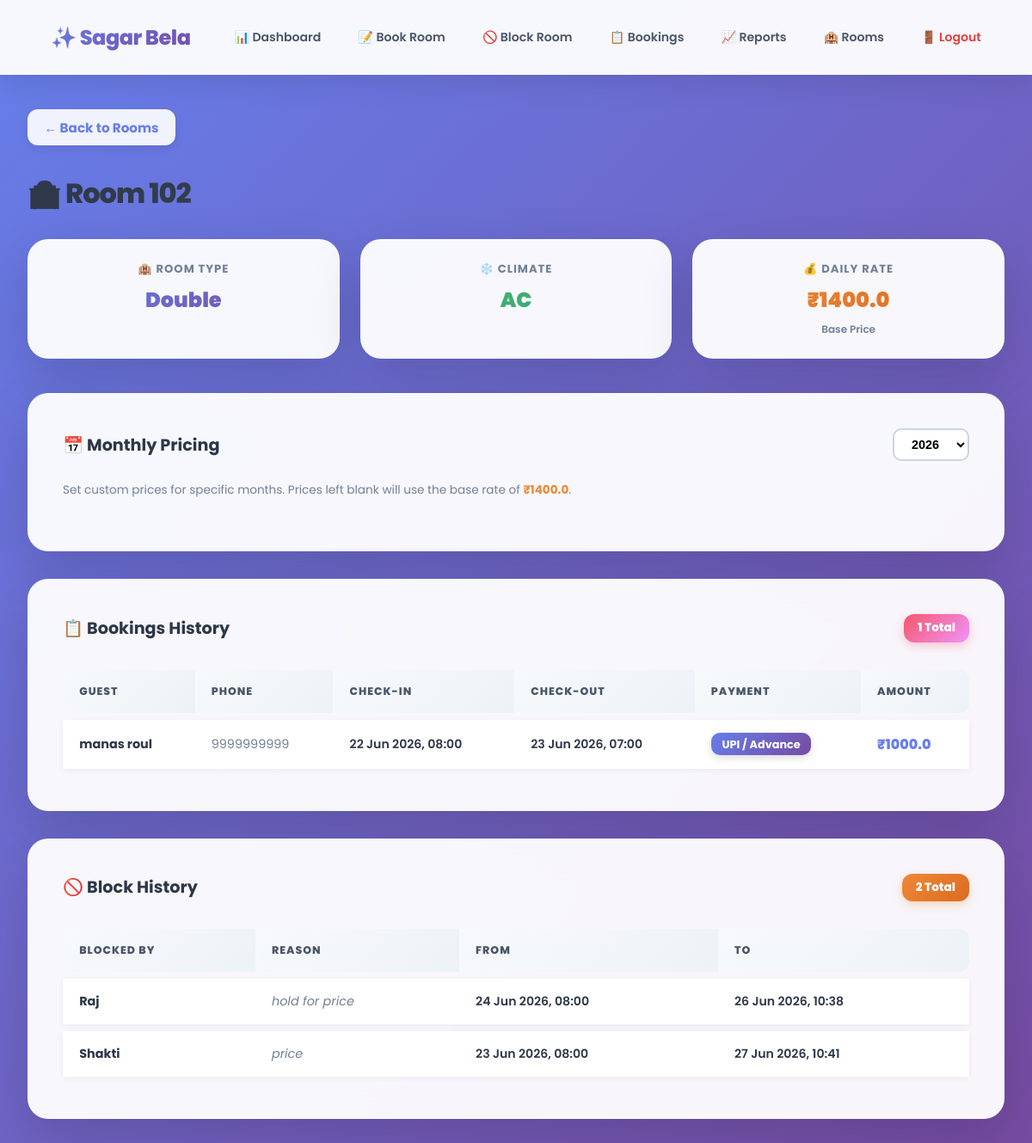
The app's page /room/2 (signed in), older data.
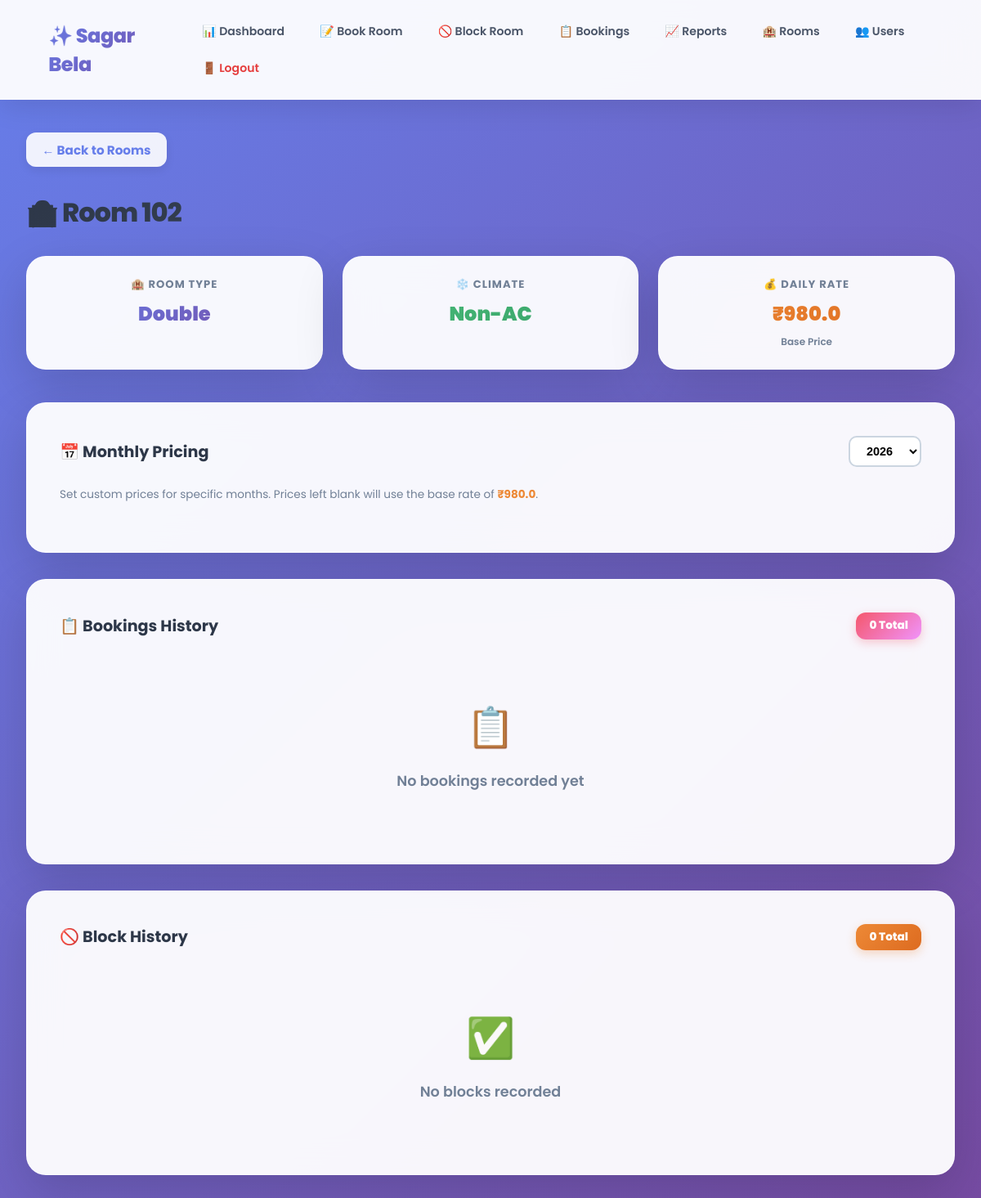
The same page, newer data.
### app.py (models this page shows)
class Room(db.Model):
    id = db.Column(db.Integer, primary_key=True)
    number = db.Column(db.String(10), unique=True, nullable=False)
    room_type = db.Column(db.String(50), nullable=False)
    ac_type = db.Column(db.String(10), nullable=False, default='AC')
    price_per_day = db.Column(db.Float, nullable=False)
    bookings = db.relationship('Booking', backref='room', lazy=True)
    monthly_prices = db.relationship('RoomPrice', backref='room', lazy=True, cascade='all, delete-orphan')

class Booking(db.Model):
    id = db.Column(db.Integer, primary_key=True)
    room_id = db.Column(db.Integer, db.ForeignKey('room.id'), nullable=False, index=True)
    guest_name = db.Column(db.String(100), nullable=False)
    guest_phone = db.Column(db.String(20))
    id_number = db.Column(db.String(50))  # DL or Aadhaar
    payment_mode = db.Column(db.String(20))  # Cash or UPI
    payment_type = db.Column(db.String(20))  # Advance or Full
    total_amount = db.Column(db.Float, default=0)
    amount_received = db.Column(db.Float, default=0)
    booked_by = db.Column(db.String(100))
    receipt_no = db.Column(db.String(50))
    checkin = db.Column(db.DateTime, nullable=False, index=True)
    checkout = db.Column(db.DateTime, nullable=False, index=True)
    created_at = db.Column(db.DateTime, default=datetime.utcnow)

class BlockedRoom(db.Model):
    id = db.Column(db.Integer, primary_key=True)
    room_id = db.Column(db.Integer, db.ForeignKey('room.id'), nullable=False, index=True)
    user_id = db.Column(db.Integer, db.ForeignKey('user.id'), nullable=True, index=True)  # New: link to user
    blocked_by = db.Column(db.String(100), nullable=False)  # Keep for display/legacy
    reason = db.Column(db.String(200))
    start_date = db.Column(db.DateTime, nullable=False, index=True)
    end_date = db.Column(db.DateTime, nullable=False, index=True)
    created_at = db.Column(db.DateTime, default=datetime.utcnow)
    room = db.relationship('Room', backref='blocks')
    user = db.relationship('User', backref='blocked_rooms')

### app.py (the view)
@app.route('/room/<int:room_id>')
@login_required
def room_detail(room_id):
    room = Room.query.get_or_404(room_id)
    bookings = Booking.query.filter_by(room_id=room_id).order_by(Booking.checkin.desc()).all()
    blocks = BlockedRoom.query.filter_by(room_id=room_id).order_by(BlockedRoom.start_date.desc()).all()
    current_year = datetime.now().year
    all_prices = RoomPrice.query.filter(
        RoomPrice.room_id == room_id,
        RoomPrice.year.in_([current_year, current_year + 1])
    ).all()
    prices_map = {(p.year, p.month): p.price_per_day for p in all_prices}
    monthly_prices = {}
    for year in [current_year, current_year + 1]:
        for month in range(1, 13):
            key = f"{year}-{month}"
            monthly_prices[key] = prices_map.get((year, month))
    return render_template('room_detail.html', room=room, bookings=bookings, blocks=blocks,
                         monthly_prices=monthly_prices, current_year=current_year)

### app.py (called while the page is built)
def login_required(f):
    @wraps(f)
    def decorated(*args, **kwargs):
        if 'user_id' not in session:
            return redirect(url_for('login'))
        return f(*args, **kwargs)
    return decorated

### templates/room_detail.html (shortened to what the changed rows need)
{% extends "base.html" %}
{% block extra_style %}
<link rel="stylesheet" href="{{ url_for("static", filename="css/room_detail.css") }}">
{% endblock %}
{% block content %}
<a href="/rooms" style="background:rgba(255,255,255,0.9); backdrop-filter:blur(20px); color:#667eea; text-decoration:none; font-size:0.95rem; margin-bottom:1.5rem; display:inline-flex; align-items:center; gap:0.5rem; padding:0.6rem 1.2rem; border-radius:12px; font-weight:700; box-shadow:0 4px 12px rgba(0,0,0,0.08); transition:all 0.3s;" onmouseover="this.style.background='#667eea'; this.style.color='white'; this.style.transform='translateX(-5px)';" onmouseout="this.style.background='rgba(255,255,255,0.9)'; this.style.color='#667eea'; this.style.transform='translateX(0)';">← Back to Rooms</a>
<h2 style="margin-top:0.5rem;">🏨 Room {{ room.number }}</h2>
<div style="display:grid; grid-template-columns:repeat(auto-fit, minmax(200px, 1fr)); gap:1.5rem; margin-bottom:2.5rem;">
    <div class="card" style="margin:0; text-align:center; padding:1.5rem;">
        <div style="font-size:0.82rem; color:#718096; font-weight:700; text-transform:uppercase; letter-spacing:1px; margin-bottom:0.5rem;">🏨 Room Type</div>
        <div style="font-size:1.5rem; font-weight:900; background:linear-gradient(135deg,#667eea,#764ba2); -webkit-background-clip:text; -webkit-text-fill-color:transparent;">{{ room.room_type }}</div>
    </div>
    <div class="card" style="margin:0; text-align:center; padding:1.5rem;">
        <div style="font-size:0.82rem; color:#718096; font-weight:700; text-transform:uppercase; letter-spacing:1px; margin-bottom:0.5rem;">❄️ Climate</div>
        <div style="font-size:1.5rem; font-weight:900; background:linear-gradient(135deg,#48bb78,#38a169); -webkit-background-clip:text; -webkit-text-fill-color:transparent;">{{ room.ac_type }}</div>
    </div>
    <div class="card" style="margin:0; text-align:center; padding:1.5rem;">
        <div style="font-size:0.82rem; color:#718096; font-weight:700; text-transform:uppercase; letter-spacing:1px; margin-bottom:0.5rem;">💰 Daily Rate</div>
        <div style="font-size:1.5rem; font-weight:900; background:linear-gradient(135deg,#ed8936,#dd6b20); -webkit-background-clip:text; -webkit-text-fill-color:transparent;">₹{{ room.price_per_day }}</div>
        <div style="font-size:0.75rem; color:#718096; margin-top:0.5rem; font-weight:600;">Base Price</div>
    </div>
</div>
<div class="card" style="margin-bottom:2rem;">
    <div style="display:flex; justify-content:space-between; align-items:center; margin-bottom:1.5rem; flex-wrap:wrap; gap:1rem;">
    </div>
    <div style="color:#718096; font-size:0.85rem; margin-bottom:1.2rem; line-height:1.5;">
        Set custom prices for specific months. Prices left blank will use the base rate of <strong style="color:#ed8936;">₹{{ room.price_per_day }}</strong>.
    </div>
</div>
<div class="card">
    <div style="display:flex; justify-content:space-between; align-items:center; margin-bottom:1.5rem;">
        <h3 style="margin:0; color:#2d3748;">📋 Bookings History</h3>
        <span style="background:linear-gradient(135deg,#f5576c,#f093fb); color:white; padding:0.4rem 1rem; border-radius:12px; font-size:0.85rem; font-weight:800; box-shadow:0 4px 12px rgba(245,87,108,0.3);">{{ bookings|length }} Total</span>
    </div>
    {% if bookings %}
    <table>
        <thead>
        <tr><th>Guest</th><th>Phone</th><th>Check-in</th><th>Check-out</th><th>Payment</th><th>Amount</th></tr>
        </thead>
        <tbody>
        {% for b in bookings %}
        <tr>
            <td data-label="Guest" style="font-weight:700; color:#2d3748;">{{ b.guest_name }}</td>
            <td data-label="Phone" style="color:#718096;">{{ b.guest_phone or '—' }}</td>
            <td data-label="Check-in" style="font-size:0.88rem; font-weight:600;">{{ b.checkin.strftime('%d %b %Y, %H:%M') }}</td>
            <td data-label="Check-out" style="font-size:0.88rem; font-weight:600;">{{ b.checkout.strftime('%d %b %Y, %H:%M') }}</td>
            <td data-label="Payment"><span style="background:{% if b.payment_mode == 'Cash' %}linear-gradient(135deg,#48bb78,#38a169){% else %}linear-gradient(135deg,#667eea,#764ba2){% endif %}; color:white; padding:0.3rem 0.8rem; border-radius:10px; font-size:0.8rem; font-weight:700; box-shadow:0 3px 10px rgba(0,0,0,0.15);">{{ b.payment_mode or '—' }} / {{ b.payment_type or '—' }}</span></td>
            <td data-label="Amount" style="font-weight:800; color:#667eea; font-size:1rem;">₹{{ b.amount_received or 0 }}</td>
        </tr>
        {% endfor %}
        </tbody>
    </table>
    {% else %}
    <div style="text-align:center; padding:3rem; color:#718096;">
        <div style="font-size:3rem; margin-bottom:1rem;">📋</div>
        <p style="font-size:1.1rem; font-weight:600;">No bookings recorded yet</p>
    </div>
    {% endif %}
</div>
<div class="card">
    <div style="display:flex; justify-content:space-between; align-items:center; margin-bottom:1.5rem;">
        <h3 style="margin:0; color:#2d3748;">🚫 Block History</h3>
        <span style="background:linear-gradient(135deg,#ed8936,#dd6b20); color:white; padding:0.4rem 1rem; border-radius:12px; font-size:0.85rem; font-weight:800; box-shadow:0 4px 12px rgba(237,137,54,0.3);">{{ blocks|length }} Total</span>
    </div>
    {% if blocks %}
    <table>
        <thead>
        <tr><th>Blocked By</th><th>Reason</th><th>From</th><th>To</th></tr>
        </thead>
        <tbody>
        {% for bl in blocks %}
        <tr>
            <td data-label="Blocked By" style="font-weight:700; color:#2d3748;">{{ bl.blocked_by }}</td>
            <td data-label="Reason" style="color:#718096; font-style:italic;">{{ bl.reason or '—' }}</td>
            <td data-label="From" style="font-size:0.88rem; font-weight:600;">{{ bl.start_date.strftime('%d %b %Y, %H:%M') }}</td>
            <td data-label="To" style="font-size:0.88rem; font-weight:600;">{{ bl.end_date.strftime('%d %b %Y, %H:%M') }}</td>
        </tr>
        {% endfor %}
        </tbody>
    </table>
    {% else %}
    <div style="text-align:center; padding:3rem; color:#718096;">
        <div style="font-size:3rem; margin-bottom:1rem;">✅</div>
        <p style="font-size:1.1rem; font-weight:600;">No blocks recorded</p>
    </div>
    {% endif %}
</div>
{% endblock %}

Row changes from the older to the newer data that the page shows:
removed Booking: guest_name "manas roul", guest_phone "9999999999", checkin "22 Jun 2026, 08:00", checkout "23 Jun 2026, 07:00", payment_mode "UPI", payment_type "Advance", amount_received "1000.0"
no longer on this page (row edited): BlockedRoom: blocked_by "Raj", reason "hold for price", start_date "24 Jun 2026, 08:00", end_date "26 Jun 2026, 10:38"
no longer on this page (row edited): BlockedRoom: blocked_by "Shakti", reason "price", start_date "23 Jun 2026, 08:00", end_date "27 Jun 2026, 10:41"
changed Room "Double": ac_type "AC" → "Non-AC"; price_per_day "1400.0" → "980.0"
Text that changed along with them:
{{ bookings|length }}: "1" → "0"
{{ blocks|length }}: "2" → "0"
text no longer shown: "GUEST PHONE CHECK-IN CHECK-OUT PAYMENT AMOUNT BLOCKED BY REASON FROM TO"
text now shown: "👥 Users 📋 No bookings recorded yet ✅ No blocks recorded"
